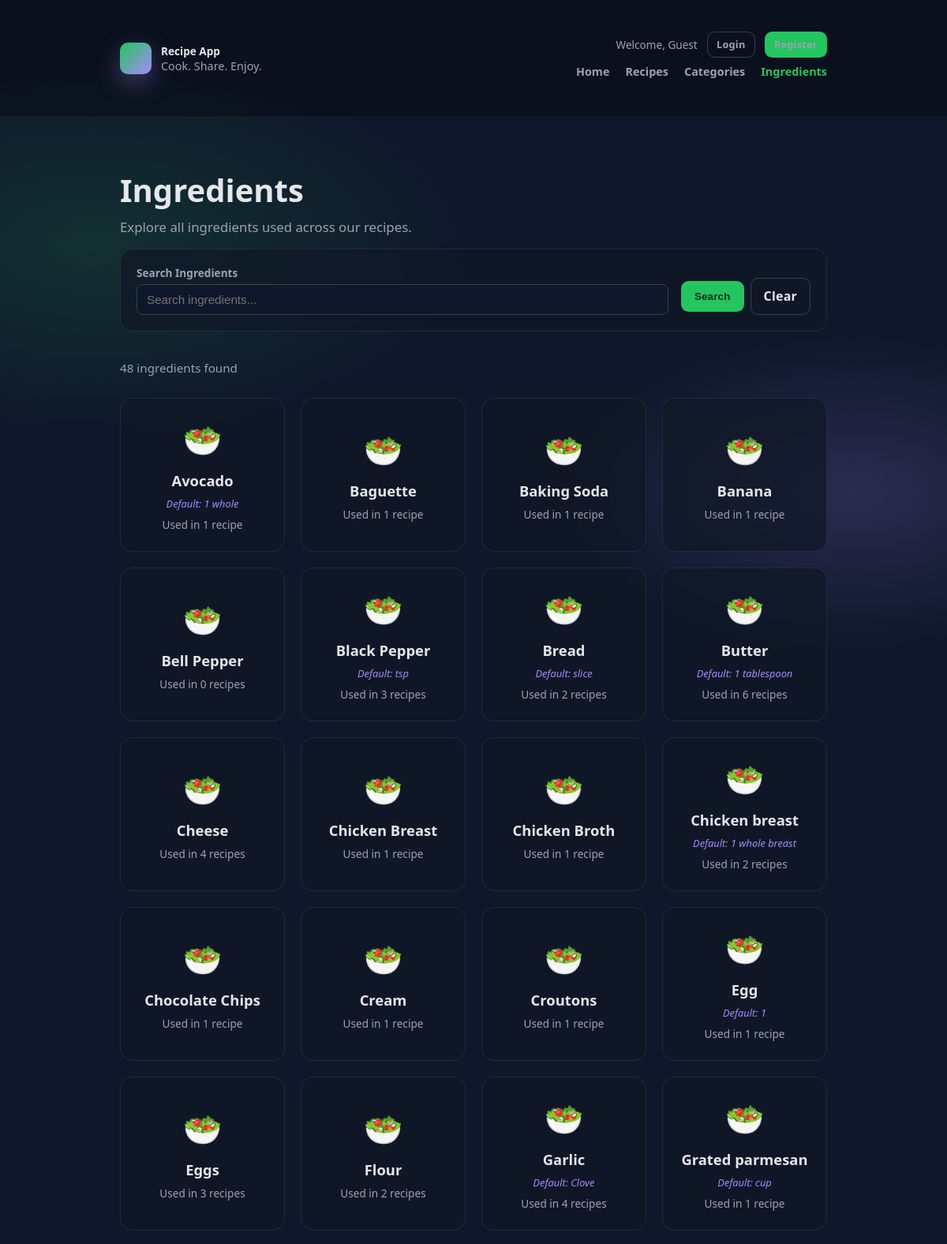
The page /ingredients/ (upper part) on the database its author committed.
### ingredients/models.py (models this page shows, shortened)
class Ingredient(models.Model):
	name = models.CharField(max_length=120, unique=True)
	default_unit = models.CharField(max_length=20, blank=True)

### ingredients/views.py (the view)
# urls.py: path('', views.ingredient_list, name='ingredient_list'),
def ingredient_list(request):
    ingredients = Ingredient.objects.annotate(
        recipe_count=Count('ingredient_recipes')
    ).order_by('name')
    search_query = request.GET.get('q', '').strip()
    if search_query:
        ingredients = ingredients.filter(name__icontains=search_query)
    context = {
        'ingredients': ingredients,
        'search_query': search_query,
    }
    return render(request, 'ingredients/ingredient_list.html', context)

### ingredients/templates/ingredients/ingredient_list.html (shortened to what this page needs)
<!DOCTYPE html>
<html lang="en">
<head>
  {% load static %}
  <link rel="stylesheet" href="{% static 'recipes/css/style.css' %}">
</head>
<body>
  <div class="user-bar">
    <div class="container user-bar-inner">
      <div class="brand">
        <div class="logo" aria-hidden="true"></div>
        <div>
          <strong>Recipe App</strong>
          <div style="color: var(--muted); font-size: .9rem;">Cook. Share. Enjoy.</div>
        </div>
      </div>
      <div class="user-bar-right">
        <div class="user-info">
          {% if user.is_authenticated %}
            <span class="user-greeting">Hello, <strong>{{ user.username }}</strong></span>
            <div class="user-links">
              {% if user.is_staff %}<a href="/admin/">Admin</a>{% endif %}
              <form method="post" action="{% url 'logout' %}" class="logout-form">
                {% csrf_token %}
                <button type="submit" class="btn btn-small btn-secondary">Logout</button>
              </form>
            </div>
          {% else %}
            <span class="user-greeting">Welcome, Guest</span>
            <div class="user-links">
              <a href="{% url 'login' %}" class="btn btn-small btn-secondary">Login</a>
              <a href="{% url 'register' %}" class="btn btn-small btn-primary">Register</a>
            </div>
          {% endif %}
        </div>
        <nav class="main-nav">
          <a href="{% url 'recipes:home' %}">Home</a>
          <a href="{% url 'recipes:recipe_list' %}">Recipes</a>
          <a href="{% url 'categories:category_list' %}">Categories</a>
          <a href="{% url 'ingredients:ingredient_list' %}" class="active">Ingredients</a>
        </nav>
      </div>
    </div>
  </div>
  <div class="container">
    <section class="page-header">
      <h1>Ingredients</h1>
      <p>Explore all ingredients used across our recipes.</p>
    </section>
    <section class="filters panel">
      <form method="get" class="filter-form">
        <div class="filter-group" style="flex: 2;">
          <label for="q">Search Ingredients</label>
          <input type="text" id="q" name="q" value="{{ search_query }}" placeholder="Search ingredients...">
        </div>
        <div class="filter-actions">
          <button type="submit" class="btn btn-primary">Search</button>
          <a href="{% url 'ingredients:ingredient_list' %}" class="btn btn-secondary">Clear</a>
        </div>
      </form>
    </section>
    <div class="results-summary">
      <span>{{ ingredients|length }} ingredient{{ ingredients|length|pluralize }} found</span>
    </div>
    <section class="category-grid">
      {% for ingredient in ingredients %}
        <a href="{% url 'recipes:recipe_list' %}?ingredient={{ ingredient.pk }}" class="ingredient-card">
          <div class="category-icon">🥗</div>
          <h2 class="category-name">{{ ingredient.name }}</h2>
          {% if ingredient.default_unit %}
            <div class="ingredient-unit">Default: {{ ingredient.default_unit }}</div>
          {% endif %}
          <div class="category-count">
            Used in {{ ingredient.recipe_count }} recipe{{ ingredient.recipe_count|pluralize }}
          </div>
        </a>
      {% empty %}
        <div class="empty-state panel">
          <h3>No ingredients found</h3>
          <p>{% if search_query %}Try a different search term or <a href="{% url 'ingredients:ingredient_list' %}">clear the search</a>.{% else %}No ingredients have been added yet.{% endif %}</p>
        </div>
      {% endfor %}
    </section>
  </div>
</body>
</html>

### recipes/static/recipes/css/style.css (style rules this page uses)
:root { --bg: #0f172a; --panel: #111827; --text: #e5e7eb; --muted: #9ca3af; --accent: #22c55e; --accent-2: #a78bfa; }
* { box-sizing: border-box; }
html, body { height: 100%; }
body { margin: 0; font-family: ui-sans-serif, system-ui, -apple-system, Segoe UI, Roboto, Helvetica, Arial, "Apple Color Emoji", "Segoe UI Emoji"; color: var(--text); background: radial-gradient(1200px 600px at 10% 10%, rgba(34,197,94,0.15), transparent 40%), radial-gradient(900px 500px at 90% 20%, rgba(167,139,250,0.18), transparent 40%), var(--bg); }
.user-bar { background: rgba(0, 0, 0, 0.3); border-bottom: 1px solid rgba(255, 255, 255, 0.05); padding: .5rem 0; font-size: .85rem; }
.user-bar-inner { display: flex; justify-content: space-between; align-items: center; padding: 0 2rem; }
.user-bar-right { display: flex; flex-direction: column; align-items: flex-end; gap: .5rem; }
.user-info { display: flex; align-items: center; gap: .75rem; }
.user-greeting { color: var(--muted); }
.user-links { display: flex; align-items: center; gap: .75rem; }
.user-links a { color: var(--muted); text-decoration: none; transition: color 0.15s; }
.main-nav { display: flex; align-items: center; gap: 1.25rem; }
.main-nav a { color: var(--muted); text-decoration: none; font-weight: 600; font-size: .9rem; transition: color 0.15s; }
.main-nav a:hover, .main-nav a.active { color: var(--accent); }
.container { max-width: 960px; margin: 0 auto; padding: 2rem; }
.brand { display: flex; align-items: center; gap: .75rem; }
.logo { width: 40px; height: 40px; border-radius: 10px; background: linear-gradient(135deg, var(--accent), var(--accent-2)); box-shadow: 0 10px 30px rgba(167, 139, 250, 0.35); }
.btn { padding: .7rem 1rem; border-radius: .6rem; border: 1px solid transparent; text-decoration: none; font-weight: 700; letter-spacing: .2px; display: inline-flex; align-items: center; gap: .5rem; }
.btn-primary { background: var(--accent); color: #0b3016; }
.btn-secondary { background: transparent; border-color: #374151; color: var(--text); }
.panel { background: rgba(17, 24, 39, 0.75); border: 1px solid rgba(255, 255, 255, 0.08); border-radius: 1rem; padding: 1.25rem; backdrop-filter: blur(8px); }
nav a.active { color: var(--accent); }
.page-header { padding: 2rem 0 1rem; }
.page-header h1 { font-size: clamp(1.75rem, 5vw, 2.5rem); margin: 0 0 .5rem; }
.page-header p { color: var(--muted); margin: 0; font-size: 1.05rem; }
.filters { margin-bottom: 1.5rem; }
.filter-form { display: flex; flex-wrap: wrap; gap: 1rem; align-items: flex-end; }
.filter-group { display: flex; flex-direction: column; gap: .35rem; flex: 1; min-width: 160px; }
.filter-group label { font-size: .85rem; font-weight: 600; color: var(--muted); }
.filter-group input, .filter-group select { padding: .6rem .75rem; border-radius: .5rem; border: 1px solid #374151; background: var(--bg); color: var(--text); font-size: .95rem; }
.filter-actions { display: flex; gap: .5rem; align-items: center; }
.results-summary { display: flex; align-items: center; gap: 1rem; padding: .75rem 0; color: var(--muted); font-size: .95rem; flex-wrap: wrap; }
.btn-small { padding: .4rem .7rem; font-size: .8rem; }
.category-grid { display: grid !important; grid-template-columns: repeat(auto-fill, minmax(200px, 1fr)); gap: 1.25rem; padding: 1rem 0 2rem; }
.category-icon { font-size: 2.5rem; margin-bottom: .25rem; }
.category-name { font-size: 1.15rem; font-weight: 600; margin: 0; color: var(--text); }
.category-count { font-size: .85rem; color: var(--muted); }
.ingredient-card { display: flex; flex-direction: column; align-items: center; justify-content: center; text-align: center; gap: .5rem; padding: 1.5rem 1rem; background: rgba(17, 24, 39, 0.75); border: 1px solid rgba(255, 255, 255, 0.08); border-radius: 1rem; backdrop-filter: blur(8px); transition: transform 0.15s ease, box-shadow 0.15s ease; min-height: 160px; text-decoration: none; color: inherit; }
.ingredient-unit { font-size: .8rem; color: var(--accent-2); font-style: italic; }

### rows shown on the page
Ingredient: name "Avocado", default_unit "1 whole", recipe_count "1"
Ingredient: name "Baguette", recipe_count "1"
Ingredient: name "Baking Soda", recipe_count "1"
Ingredient: name "Banana", recipe_count "1"
Ingredient: name "Bell Pepper", recipe_count "0"
Ingredient: name "Black Pepper", default_unit "tsp", recipe_count "3"
Ingredient: name "Bread", default_unit "slice", recipe_count "2"
Ingredient: name "Butter", default_unit "1 tablespoon", recipe_count "6"
Ingredient: name "Cheese", recipe_count "4"
Ingredient: name "Chicken Breast", recipe_count "1"
Ingredient: name "Chicken Broth", recipe_count "1"
Ingredient: name "Chicken breast", default_unit "1 whole breast", recipe_count "2"
Ingredient: name "Chocolate Chips", recipe_count "1"
Ingredient: name "Cream", recipe_count "1"
Ingredient: name "Croutons", recipe_count "1"
Ingredient: name "Egg", default_unit "1", recipe_count "1"
Ingredient: name "Eggs", recipe_count "3"
Ingredient: name "Flour", recipe_count "2"
Ingredient: name "Garlic", default_unit "Clove", recipe_count "4"
Ingredient: name "Grated parmesan", default_unit "cup", recipe_count "1"

### other values the page prints
{{ ingredients|length }} "48"
